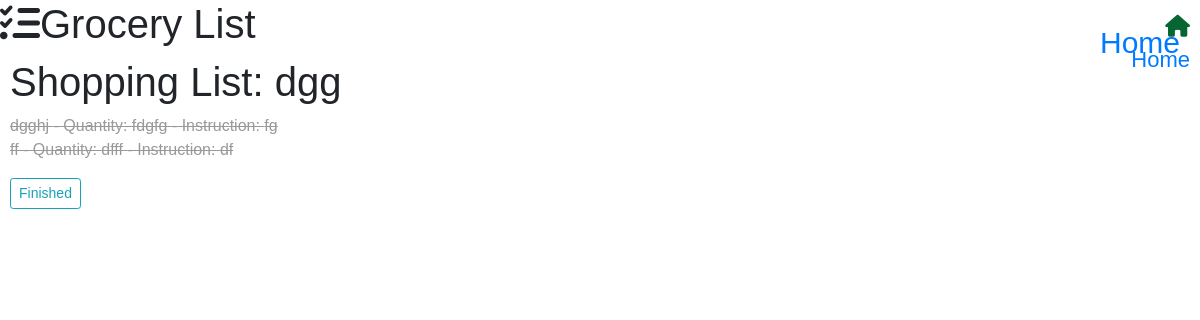
The page /projectG/shopnow/1/ (signed in) on the database its author committed.
### projectG/models.py (models this page shows, shortened)
class GroceryList(models.Model):
    name = models.CharField(max_length=100)
    finished = models.BooleanField(default=False)
    saved_list = models.BooleanField(default=False)
    timestamp = models.DateTimeField(auto_now_add=True)
    user = models.ForeignKey(User, on_delete=models.CASCADE,default=None)  # User who created the list
    shared_with = models.ManyToManyField(User, related_name='shared_lists', blank=True)

class GroceryItem(models.Model):
    list = models.ForeignKey(GroceryList, on_delete=models.CASCADE)  # Add this line
    name = models.CharField(max_length=100)
    quantity = models.CharField(max_length=50)
    instruction = models.CharField(max_length=200)
    user = models.ForeignKey(User, on_delete=models.CASCADE, related_name="userName")
    added=models.BooleanField(default=False)

### projectG/views.py (the view)
# urls.py: path('shopnow/<int:list_id>/', views.shopnow_view, name='shopnow_view'),
@login_required
def shopnow_view(request, list_id):
    try:
        grocery_list = GroceryList.objects.get(id=list_id)
        items = GroceryItem.objects.filter(list=grocery_list)
        print("ffffffffffffffshop now")
        context = {
            'list_name': grocery_list.name,
            'items': items,
            'finished' :grocery_list.finished,
        }
        return render(request, 'shopnow.html', context)
    except GroceryList.DoesNotExist:
        return render(request, 'shopnow.html', {'error_message': 'List not found'})

### projectG/templates/shopnow.html (shortened to what this page needs)
{% extends "layout.html" %}
{% load static %}
{% block body %}
</head>
<body>
    <h1>Shopping List: {{ list_name }}</h1>
    <div style="position: absolute; top: 20px; right: 20px;font-size: 30px;">
        <a href="http://127.0.0.1:8000/projectG/">Home</a>
    </div>
    <ul class="listed-items">
        {% if items %}
            {% for item in items %}
             <li class="{% if item.added %}done{% endif %}" data-item-id="{{ item.id }}" onclick="toggleDone(this);" title="Click to mark as done">
                {{ item.name }} - Quantity: {{ item.quantity }} - Instruction: {{ item.instruction }}
             </li>
            {% endfor %}
        {% else %}
            <li>No items in this list.</li>
        {% endif %}
    </ul>
    <button class="btn btn-sm btn-outline-info" onclick="toggleTaskStatus('{{ list_id }}', this)">
        {% if finished == True %}
            Finished
        {% else %}
            Yet to Finished
        {% endif %}
    </button>
{% endblock %}

### projectG/static/styles.css (style rules this page uses)
body { font-family: Arial, sans-serif; }
.done { text-decoration: line-through; color: #999; }
ul { list-style-type: none; padding: 0; }

### rows shown on the page
GroceryList: name "dgg"
GroceryItem: name "dgghj", quantity "fdgfg", instruction "fg"
GroceryItem: name "ff", quantity "dfff", instruction "df"
